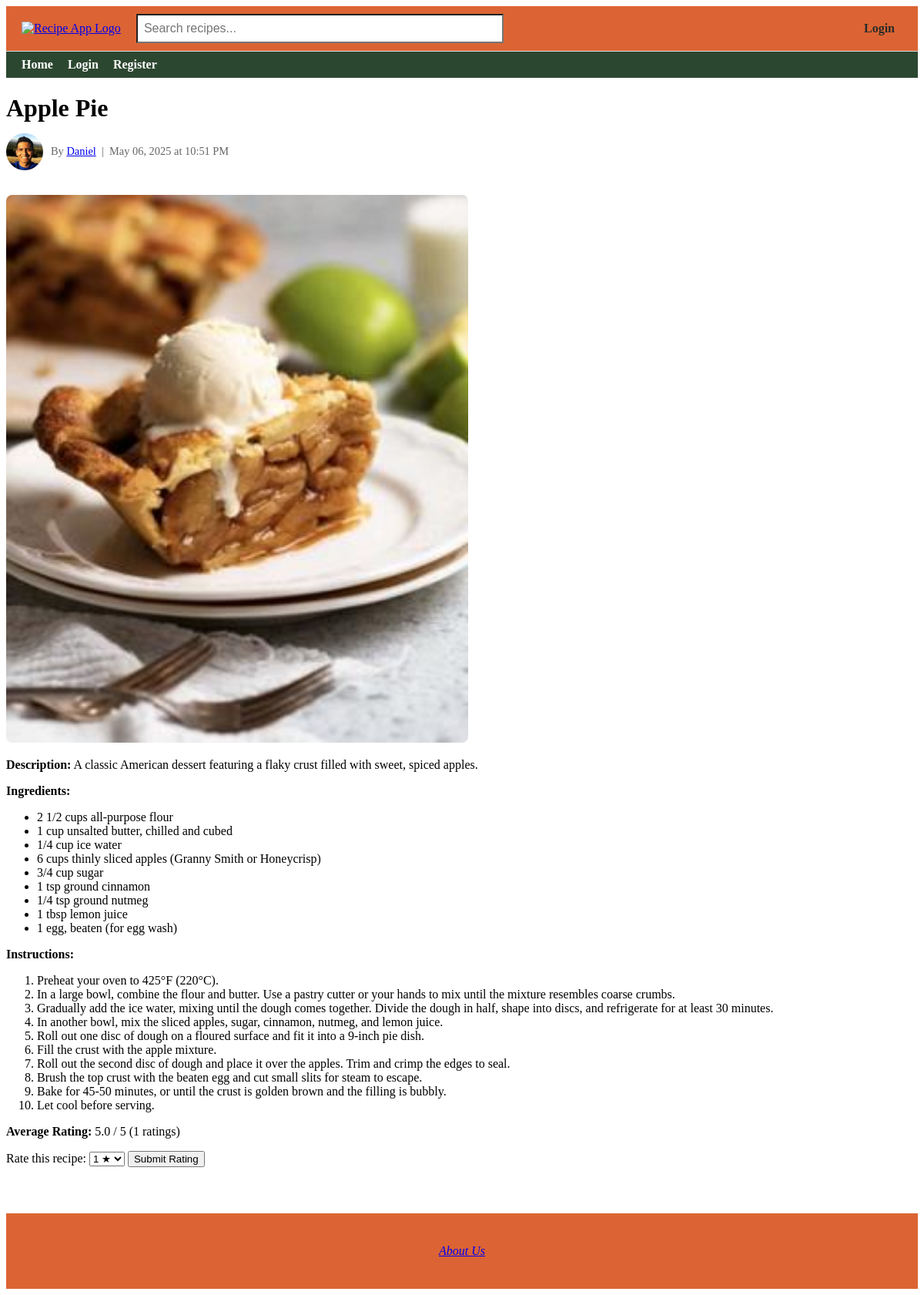
Page /recipe/3 on the earlier database version.
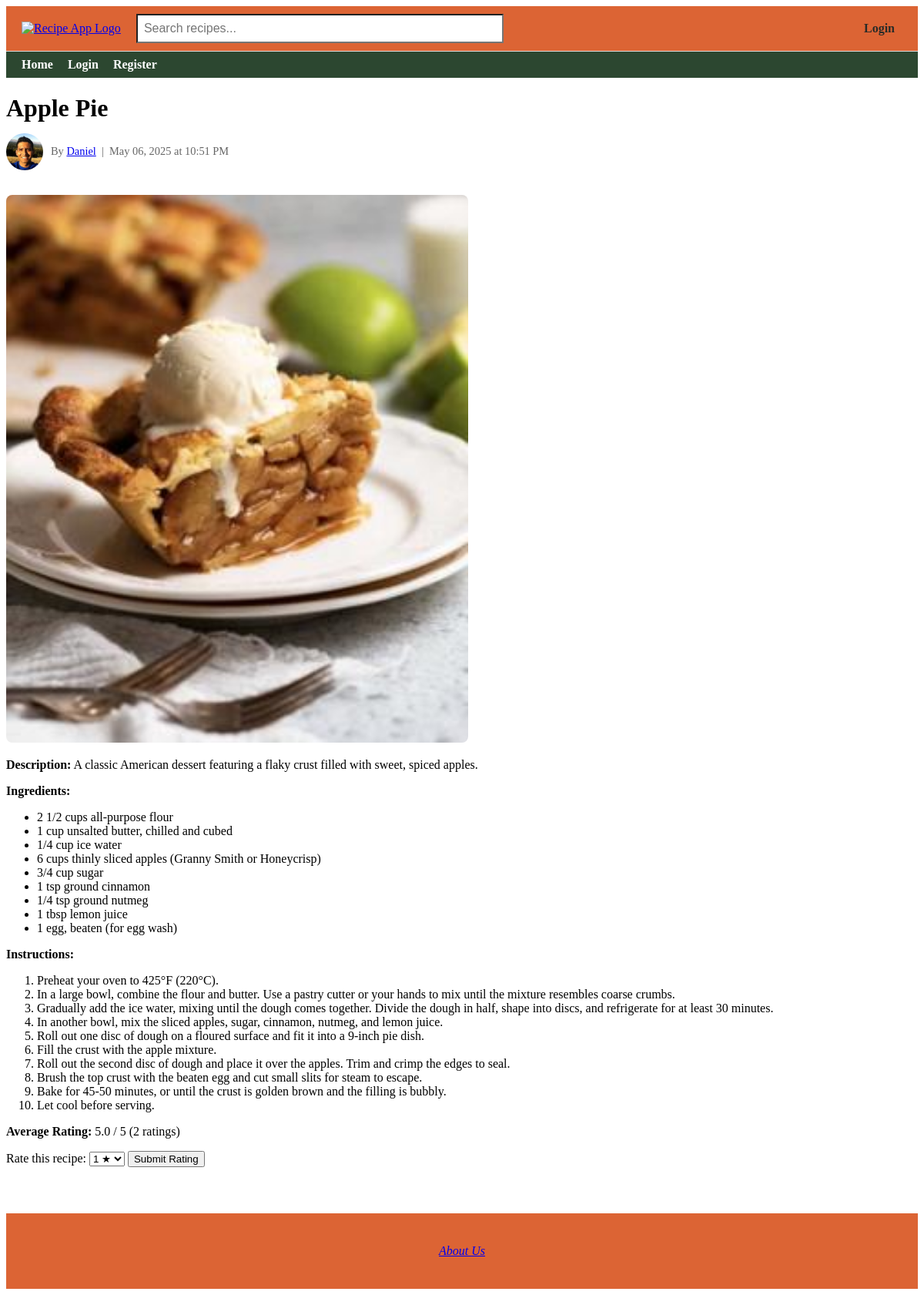
Same page on the later database version.
### app/models.py (models this page shows)
class Recipe(db.Model):
    id = db.Column(db.Integer, primary_key=True)
    title = db.Column(db.String(100), nullable=False)
    description = db.Column(db.Text, nullable=False)
    ingredients = db.Column(db.Text, nullable=True)
    instructions = db.Column(db.Text, nullable=True)
    image_filename = db.Column(db.String(120), nullable=True)
    created = db.Column(db.DateTime, default=get_local_time)
    user_id = db.Column(db.Integer, db.ForeignKey('user.id'), nullable=False)
    rating_sum = db.Column(db.Integer, default=0)
    rating_count = db.Column(db.Integer, default=0)
    user = db.relationship('User', backref=db.backref('user_recipes', lazy=True), overlaps="author,recipes")
    comments = db.relationship('Comment', backref=db.backref('recipe', lazy=True)) #Relationship to comments (one-to-many)
    @property
    def average_rating(self):
        if not self.rating_count or not self.rating_sum:
            return None
        return round(self.rating_sum / self.rating_count, 1)

### app/routes.py (the view, shortened to what this page needs)
@app.route('/recipe/<int:id>', methods=['GET', 'POST'])
def recipe_details(id):
    recipe = Recipe.query.get_or_404(id)
    form = CommentForm()
    return render_template('recipe_details.html', recipe=recipe, form=form)

### app/forms.py
class CommentForm(FlaskForm):
    comment = TextAreaField('Comment Text',validators=[DataRequired(), Length(min=10)])
    submit = SubmitField('Add Comment')

### app/routes.py (called while the page is built)
@app.context_processor
def inject_user():
    return dict(current_user=current_user)

### app/templates/recipe_details.html (shortened to what this page needs)
{% extends "base.html" %}
{% block content %}
<h1>{{ recipe.title }}</h1>
<div style="display: flex; align-items: center; gap: 10px; font-size: 0.9em; color: #666; margin-top: -8px; margin-bottom: 16px;">
    {% set profile_img = recipe.user.profile.image_filename if recipe.user.profile and recipe.user.profile.image_filename else 'default_profile.png' %}
    <img src="{{ url_for('static', filename='uploads/' + profile_img) }}"
         alt="Profile image"
         style="width: 48px; height: 48px; object-fit: cover; border-radius: 50%;">
    <span>
        By <a href="{{ url_for('public_profile', user_id=recipe.user.id) }}">{{ recipe.user.username }}</a>
        &nbsp;|&nbsp; {{ recipe.created.strftime('%B %d, %Y at %I:%M %p') }}
    </span>
</div>
{% if recipe.image_filename %}
    <img src="{{ url_for('static', filename='uploads/' + recipe.image_filename) }}"
         alt="{{ recipe.title }}"
         style="width: 100%; max-width: 600px; height: auto; margin-top: 16px; border-radius: 8px;">
{% endif %}
<p><strong>Description:</strong> {{ recipe.description }}</p>
{% if recipe.ingredients %}
    <p><strong>Ingredients:</strong></p>
    <ul>
        {% for ingredient in recipe.ingredients.split('\n') %}
            <li>{{ ingredient }}</li>
        {% endfor %}
    </ul>
{% endif %}
{% if recipe.instructions %}
    <p><strong>Instructions:</strong></p>
    <ol>
        {% for instruction in recipe.instructions.split('\n') %}
            <li>{{ instruction }}</li>
        {% endfor %}
    </ol>
{% endif %}
<p><strong>Average Rating:</strong>
    {% if recipe.average_rating %}
        {{ recipe.average_rating }} / 5 ({{ recipe.rating_count }} ratings)
    {% else %}
        Not rated yet
    {% endif %}
</p>
<form action="{{ url_for('rate_recipe', id=recipe.id) }}" method="POST">
    <label for="rating">Rate this recipe:</label>
    <select name="rating" id="rating">
        <option value="1">1 ★</option>
    </select>
    <button type="submit">Submit Rating</button>
</form>
{% endblock %}

Differences in the rows shown:
changed Recipe "Apple Pie": rating_count "1" → "2"
